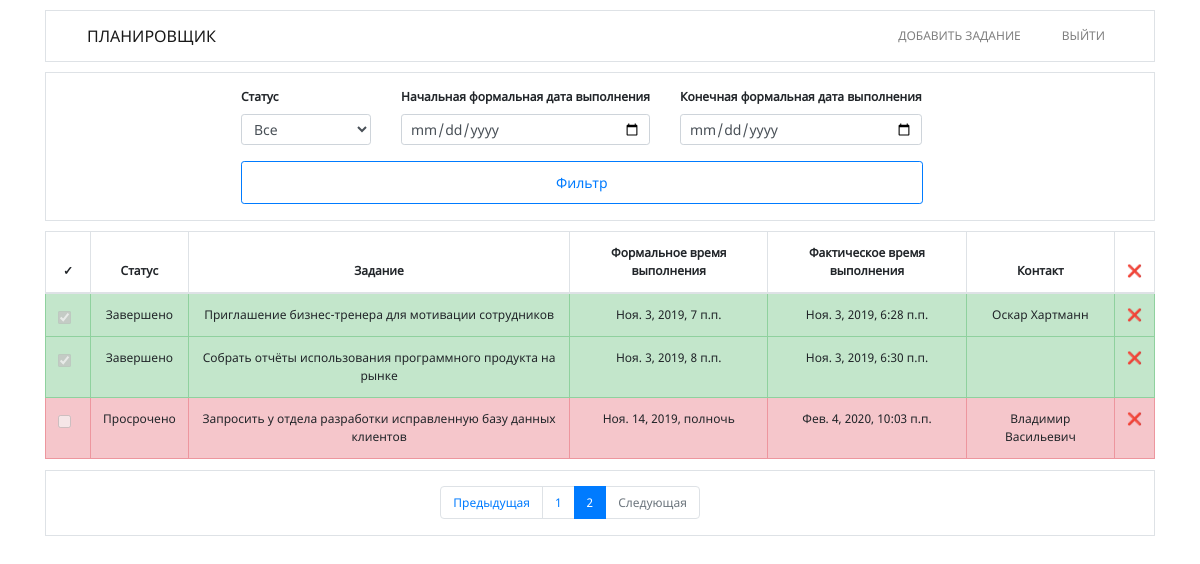
Page /?page=2 (signed in) on the committed database.
### tasks/models.py (models this page shows, shortened)
class Task(models.Model):
    worker = models.ForeignKey(
        Worker,
        on_delete=models.CASCADE,
        related_name='tasks'
    )
    text = models.TextField(max_length=100)
    created = models.DateTimeField(auto_now=True)
    actual_end_date = models.DateTimeField(null=True, blank=True, default=None)
    expected_end_date = models.DateTimeField(null=True, blank=True, default=None)
    status = models.ForeignKey(
        Status,
        null=True,
        blank=True,
        on_delete=models.SET_NULL,
        related_name='tasks'
    )
    contact = models.CharField(
        max_length=150,
        null=True,
        blank=True,
        default=None
    )
    @property
    def time_is_over(self):
        if self.expected_end_date:
            if self.expected_end_date <= timezone.now():
                return True
        return False

class Status(models.Model):
    text = models.CharField(max_length=100)
    class Meta:
        verbose_name_plural = 'Statuses'
    def __str__(self):
        return self.text

### tasks/views.py (the view)
# urls.py: path('', views.tasks_list, name='tasks_list'),
@login_required(redirect_field_name='')
def tasks_list(request):
    tasks = Task.objects.filter(worker__user=request.user)
    for task in tasks:
        if not task.actual_end_date and task_is_expired(task):
            task.status = Status.objects.get(text='Просрочено')
            task.save()
    data = request.GET
    try:
        status_id = int(data.get('status'))
    except:
        status_id = None
    start_date = data.get('start_date')
    end_date = data.get('end_date')
    if status_id:
        tasks = tasks.filter(status__id=int(status_id))
    if start_date:
        year, month, day = [int(d) for d in start_date.split('-')]
        start_date = datetime(year=year, month=month, day=day, hour=0, minute=0)
    if end_date:
        year, month, day = [int(d) for d in end_date.split('-')]
        end_date = datetime(year=year, month=month, day=day, hour=23, minute=59)
    if start_date and end_date:
        if start_date < end_date:
            tasks = tasks.filter(expected_end_date__range=(start_date, end_date))
    elif start_date:
        tasks = tasks.filter(expected_end_date__gte=start_date)
    elif end_date:
        tasks = tasks.filter(expected_end_date__lte=end_date)
    page = data.get('page', 1) if data.get('page', 1) else 1
    paginator = Paginator(tasks, 10)
    try:
        tasks = paginator.page(page)
    except EmptyPage:
        tasks = paginator.page(1)
    context = {
        'tasks': tasks,
        'statuses': Status.objects.all(),
        'selected_status_id': status_id,
        'start_date': start_date.strftime('%Y-%m-%d') if start_date else None,
        'end_date': end_date.strftime('%Y-%m-%d') if end_date else None,
    }
    return render(request, 'tasks/tasks_list.html', context)

### tasks/templatetags/tasks_extra.py (called while the page is built)
@register.simple_tag(takes_context=True)
def url_replace(context, **kwargs):
    query = context['request'].GET.dict()
    query.update(kwargs)
    return urlencode(query)

### templates/tasks/tasks_list.html (shortened to what this page needs)
{% extends  'tasks/base.html' %}
{% load tasks_extra %}
{% block content %}
<div class="container">
    <div class="tasks-filter">
        <form method="get">
            <div class="form-row">
                <div class="form-group">
                    <label>Статус</label>
                    <select name="status" class="form-control form-control-sm" id="inlineFormCustomSelectPref">
                        <option {% if not selected_status_id %}selected{% endif %}>Все</option>
                    </select>
                </div>
                <div class="form-group">
                    <label>Начальная формальная дата выполнения</label>
                    <input type="date" value="{{ start_date }}" name="start_date" class="form-control form-control-sm" placeholder="Начальная дата">
                </div>
                <div class="form-group">
                    <label>Конечная формальная дата выполнения</label>
                    <input type="date" value="{{ end_date }}" name="end_date" class="form-control form-control-sm" placeholder="Конечная дата">
                </div>
            </div>
            <div class="form-row">
                <div class="form-group">
                    <button class="btn btn-outline-primary btn-sm btn-sm btn-filter" type="submit">Фильтр</button>
                </div>
            </div>
        </form>
    </div>
    {% if tasks %}
        <div class="tasks-list">
                <table class="table table-hover">
                    <thead>
                        <tr>
                            <th>&#10003;</th>
                            <th scope="col">Статус</th>
                            <th scope="col">Задание</th>
                            <th scope="col">Формальное время выполнения</th>
                            <th scope="col">Фактическое время выполнения</th>
                            <th scope="col">Контакт</th>
                            <th scope="col">&#10060;</th>
                        </tr>
                    </thead>
                    <tbody>
                        {% for task in tasks %}
                            {% if task.status.text == 'Выполняется' %}
                                <tr class="table-warning">
                                    {% include 'tasks/task_tr.html' %}
                                </tr>
                            {% elif task.status.text == 'Просрочено' %}
                                <tr class="table-danger">
                                    {% include 'tasks/task_tr.html' %}
                                </tr>
                            {% elif task.status.text == 'Завершено' %}
                                <tr class="table-success">
                                    {% include 'tasks/task_tr.html' %}
                                </tr>
                            {% endif %}
                        {% endfor %}
                    </tbody>
                </table>
        </div>
        <nav class="paginator" aria-label="...">
            <div class="row">
                <div class="col-lg-4 offset-lg-4">
                  <ul class="pagination">
                    {% if tasks.has_previous %}
                        <li class="page-item">
                          <a class="page-link" href="?{% url_replace page=tasks.previous_page_number %}">Предыдущая</a>
                        </li>
                    {% else %}
                        <li class="page-item disabled">
                            <span class="page-link">Предыдущая</span>
                        </li>
                    {% endif %}
                    {% for page_number in tasks.paginator.page_range %}
                        {% if tasks.number == page_number %}
                            <li class="page-item active">
                              <span class="page-link">
                                {{ page_number }}
                              </span>
                            </li>
                        {% else %}
                            <li class="page-item">
                                <a class="page-link" href="?{% url_replace page=page_number %}">{{ page_number }}</a>
                            </li>
                        {% endif %}
                    {% endfor %}
                    {% if tasks.has_next %}
                        <li class="page-item">
                          <a class="page-link" href="?{% url_replace page=tasks.next_page_number %}">Cледующая</a>
                        </li>
                    {% else %}
                        <li class="page-item disabled">
                            <span class="page-link">Следующая</span>
                        </li>
                    {% endif %}
                  </ul>
                </div>
            </div>
        </nav>
    {% else %}
        <div class="tasks-count-ziro">
            <h3>По данному запросу нет ни одной записи</h3>
        </div>
    {% endif %}
</div>
{% endblock %}

### templates/tasks/task_tr.html (shortened to what this page needs)
{% load tasks_extra %}
<td>
    <div class="form-check">
        <input class="form-check-input" type="checkbox" value="" id="defaultCheck1"
        {% if task.status.text == 'Завершено' %}checked{% endif %}
        {% if task.time_is_over %}disabled{% endif %}
        >
    </div>
</td>
<td>{{ task.status }}</td>
<td class="task-text">{{ task.text }}</td>
{% if task.expected_end_date %}
    <td >{{ task.expected_end_date }}</td>
{% else %}
    <td>
        <div class="none"></div>
    </td>
{% endif %}
{% if task.actual_end_date %}
    <td>{{ task.actual_end_date }}</td>
{% else %}
    <td>
        <div class="none"></div>
    </td>
{% endif %}
{% if task.contact %}
    <td>{{ task.contact }}</td>
{% else %}
    <td>
    </td>
{% endif %}
<td>
    <a href="{% url 'delete_task' pk=task.id %}?{% url_replace %}">&#10060;</a>
</td>

### static/css/style.css (style rules this page uses)
body { font-size: 12px; font-family: NotoSans; }
a { color: #333; text-decoration: none; }
nav { border: 1px solid #dee2e6; margin: 10px 0; }
table .task-text { max-width: 800px; }
table th { border: 1px solid #dee2e6; }
table td { position: relative; border: 1px solid #dee2e6; }
.tasks-list table { margin-top: 10px; text-align: center; }
.tasks-filter { border: 1px solid #dee2e6; padding-top: 15px; padding-left: 200px; }
.tasks-filter .form-group { margin-right: 30px; }
.tasks-filter .btn-filter { padding: 10px 314px; }
.tasks-filter label { font-size: 12px; text-align: center; font-weight: bold; }
.pagination { margin-left: 15px; margin-top: 15px; }
.paginator { margin-top: -5px; }

### rows in the picture
Task: expected_end_date "☑", status "Завершено", text "Приглашение бизнес-тренера для мотивации сотрудников", expected_end_date "Ноя. 3, 2019, 7 п.п.", actual_end_date "Ноя. 3, 2019, 6:28 п.п.", contact "Оскар Хартманн"
Task: expected_end_date "☑", status "Завершено", text "Собрать отчёты использования программного продукта на рынке", expected_end_date "Ноя. 3, 2019, 8 п.п.", actual_end_date "Ноя. 3, 2019, 6:30 п.п."
Task: status "Просрочено", text "Запросить у отдела разработки исправленную базу данных клиентов", expected_end_date "Ноя. 14, 2019, полночь", actual_end_date "Фев. 4, 2020, 10:03 п.п.", contact "Владимир Васильевич"

### other values in the picture
{{ page_number }} "1"
{{ page_number }} "2"
